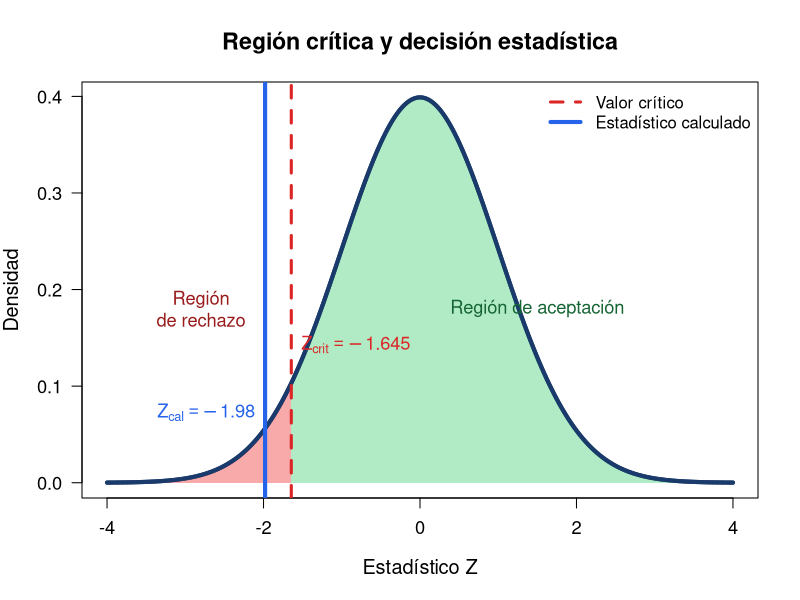

The R script that drew this image:
## ---- chunk 1
#| echo: false
#| fig-width: 16
#| fig-height: 7
#| warning: false
#| message: false

x <- seq(-4, 4, length = 1000)
y <- dnorm(x)

z_crit <- -1.645
z_cal <- -1.98

plot(x, y,
     type = "l",
     lwd = 4,
     col = "#1a3a6b",
     las = 1,
     xlab = "Estadístico Z",
     ylab = "Densidad",
     main = "Región crítica y decisión estadística",
     cex.main = 1.4,
     cex.lab = 1.2,
     cex.axis = 1.1)

# Región crítica
xr <- seq(-4, z_crit, length = 400)
yr <- dnorm(xr)

polygon(
  c(xr, rev(xr)),
  c(rep(0, length(xr)), rev(yr)),
  col = adjustcolor("#ef4444", alpha.f = 0.45),
  border = NA
)

# Región de aceptación
xa <- seq(z_crit, 4, length = 400)
ya <- dnorm(xa)

polygon(
  c(xa, rev(xa)),
  c(rep(0, length(xa)), rev(ya)),
  col = adjustcolor("#22c55e", alpha.f = 0.35),
  border = NA
)

# Curva nuevamente encima
lines(x, y, lwd = 4, col = "#1a3a6b")

# Línea crítica
abline(v = z_crit,
       col = "#dc2626",
       lwd = 3,
       lty = 2)

# Línea estadístico calculado
abline(v = z_cal,
       col = "#2563eb",
       lwd = 4)

# Etiquetas
text(z_crit, 0.14,
     expression(Z[crit] == -1.645),
     col = "#dc2626",
     pos = 4,
     cex = 1.1)

text(z_cal, 0.07,
     expression(Z[cal] == -1.98),
     col = "#2563eb",
     pos = 2,
     cex = 1.1)

# Texto regiones
text(-2.8, 0.18,
     "Región\nde rechazo",
     col = "#991b1b",
     cex = 1.1)

text(1.5, 0.18,
     "Región de aceptación",
     col = "#166534",
     cex = 1.1)

# Leyenda
legend(
  "topright",
  legend = c("Valor crítico", "Estadístico calculado"),
  col = c("#dc2626", "#2563eb"),
  lwd = c(3,4),
  lty = c(2,1),
  bty = "n",
  cex = 1
)
